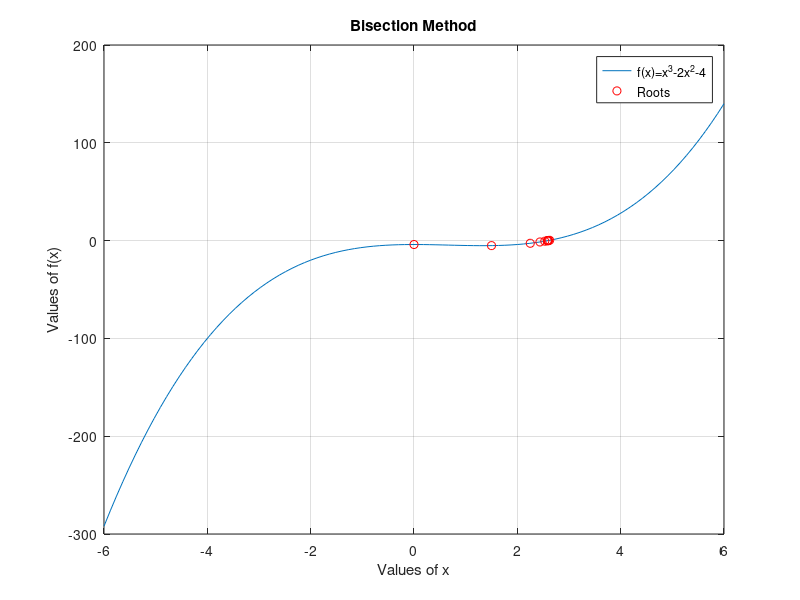

Here is the MATLAB script that generated this plot:
function Bisection = Task_002 ()

function y = f(x)
    y = x.^3 - 2*(x.^2)-4;
end

a = -3;
b = 3;
e = 1e-3;

roots = [];
i = 0;

while (b - a) / 2 > e
    c = (a + b) / 2;
    roots = [roots; c];

    if f(c) == 0
        break;
    elseif f(a) * f(c) < 0
        b = c;
    else
        a = c;
    end

    i = i + 1;
end

fprintf('Number of iterations need is: %d\n', i);
fprintf("The root is: ");
disp(roots(end));

 x = linspace(-6, 6, 100);
 y = f(x);

 figure;
 plot(x, y);
hold on;
plot(roots, f(roots),'ro');
hold off;
xlabel('Values of x');
ylabel('Values of f(x)');
title('Bisection Method');
legend('f(x)=x^3-2x^2-4', 'Roots');
grid on;
endfunction
